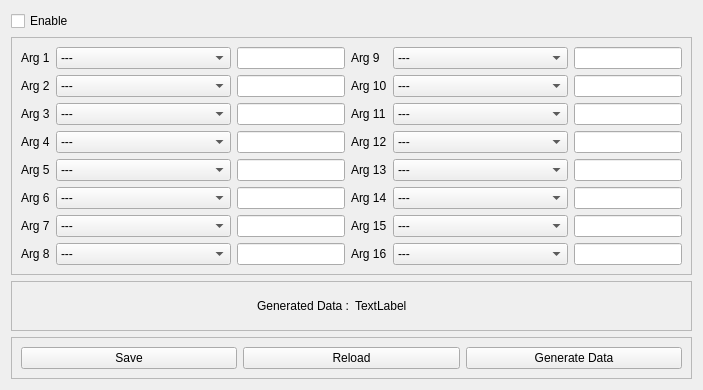
     <widget class="QWidget" name="tab_3">
      <attribute name="title">
       <string>Label 1 Argument</string>
      </attribute>
      <layout class="QVBoxLayout" name="verticalLayout_3">
       <item>
        <widget class="QCheckBox" name="checkBox_2">
         <property name="text">
          <string>Enable</string>
         </property>
        </widget>
       </item>
       <item>
        <widget class="QFrame" name="frame_4">
         <property name="sizePolicy">
          <sizepolicy hsizetype="Preferred" vsizetype="Expanding">
           <horstretch>0</horstretch>
           <verstretch>0</verstretch>
          </sizepolicy>
         </property>
         <property name="frameShape">
          <enum>QFrame::StyledPanel</enum>
         </property>
         <property name="frameShadow">
          <enum>QFrame::Raised</enum>
         </property>
         <layout class="QGridLayout" name="gridLayout_6">
          <item row="8" column="3">
           <widget class="QLabel" name="label_82">
            <property name="text">
             <string>Arg 14</string>
            </property>
           </widget>
          </item>
          <item row="9" column="0">
           <widget class="QLabel" name="label_83">
            <property name="text">
             <string>Arg 7</string>
            </property>
           </widget>
          </item>
          <item row="2" column="3">
           <widget class="QLabel" name="label_84">
            <property name="text">
             <string>Arg 10</string>
            </property>
           </widget>
          </item>
          <item row="3" column="3">
           <widget class="QLabel" name="label_85">
            <property name="text">
             <string>Arg 11</string>
            </property>
           </widget>
          </item>
          <item row="3" column="0">
           <widget class="QLabel" name="label_86">
            <property name="text">
             <string>Arg 3</string>
            </property>
           </widget>
          </item>
          <item row="0" column="0">
           <widget class="QLabel" name="label_87">
            <property name="text">
             <string>Arg 1</string>
            </property>
           </widget>
          </item>
          <item row="7" column="3">
           <widget class="QLabel" name="label_88">
            <property name="text">
             <string>Arg 13</string>
            </property>
           </widget>
          </item>
          <item row="7" column="2">
           <widget class="QLineEdit" name="Label1_arg5_value"/>
          </item>
          <item row="2" column="0">
           <widget class="QLabel" name="label_89">
            <property name="text">
             <string>Arg 2</string>
            </property>
           </widget>
          </item>
          <item row="7" column="0">
           <widget class="QLabel" name="label_90">
            <property name="text">
             <string>Arg 5</string>
            </property>
           </widget>
          </item>
          <item row="3" column="2">
           <widget class="QLineEdit" name="Label1_arg3_value"/>
          </item>
          <item row="5" column="2">
           <widget class="QLineEdit" name="Label1_arg4_value"/>
          </item>
          <item row="10" column="3">
           <widget class="QLabel" name="label_91">
            <property name="text">
             <string>Arg 16</string>
            </property>
           </widget>
          </item>
          <item row="0" column="2">
           <widget class="QLineEdit" name="Label1_arg1_value"/>
          </item>
          <item row="8" column="2">
           <widget class="QLineEdit" name="Label1_arg6_value"/>
          </item>
          <item row="8" column="0">
           <widget class="QLabel" name="label_92">
            <property name="text">
             <string>Arg 6</string>
            </property>
           </widget>
          </item>
          <item row="10" column="2">
           <widget class="QLineEdit" name="Label1_arg8_value"/>
          </item>
          <item row="10" column="0">
           <widget class="QLabel" name="label_93">
            <property name="text">
             <string>Arg 8</string>
            </property>
           </widget>
          </item>
          <item row="5" column="3">
           <widget class="QLabel" name="label_94">
            <property name="text">
             <string>Arg 12</string>
            </property>
           </widget>
          </item>
          <item row="9" column="3">
           <widget class="QLabel" name="label_95">
            <property name="text">
             <string>Arg 15</string>
            </property>
           </widget>
          </item>
          <item row="0" column="3">
           <widget class="QLabel" name="label_96">
            <property name="text">
             <string>Arg 9</string>
            </property>
           </widget>
          </item>
          <item row="5" column="0">
           <widget class="QLabel" name="label_97">
            <property name="text">
             <string>Arg 4</string>
            </property>
           </widget>
          </item>
          <item row="9" column="2">
           <widget class="QLineEdit" name="Label1_arg7_value"/>
          </item>
          <item row="2" column="2">
           <widget class="QLineEdit" name="Label1_arg2_value"/>
          </item>
          <item row="0" column="5">
           <widget class="QLineEdit" name="Label1_arg9_value"/>
          </item>
          <item row="2" column="5">
           <widget class="QLineEdit" name="Label1_arg10_value"/>
          </item>
          <item row="3" column="5">
           <widget class="QLineEdit" name="Label1_arg11_value"/>
          </item>
          <item row="5" column="5">
           <widget class="QLineEdit" name="Label1_arg12_value"/>
          </item>
          <item row="7" column="5">
           <widget class="QLineEdit" name="Label1_arg13_value"/>
          </item>
          <item row="8" column="5">
           <widget class="QLineEdit" name="Label1_arg14_value"/>
          </item>
          <item row="9" column="5">
           <widget class="QLineEdit" name="Label1_arg15_value"/>
          </item>
          <item row="10" column="5">
           <widget class="QLineEdit" name="Label1_arg16_value"/>
          </item>
          <item row="0" column="4">
           <widget class="QComboBox" name="Label1_arg9">
            <item>
             <property name="text">
              <string>---</string>
             </property>
            </item>
            <item>
             <property name="text">
              <string>Date (Enter Date Formate)</string>
             </property>
            </item>
            <item>
             <property name="text">
              <string>Time (Enter Time Formate)</string>
             </property>
            </item>
            <item>
             <property name="text">
              <string>Custom Text</string>
             </property>
            </item>
            <item>
             <property name="text">
              <string>Serial No.</string>
             </property>
            </item>
            <item>
             <property name="text">
              <string>New Item</string>
             </property>
            </item>
           </widget>
          </item>
          <item row="2" column="4">
           <widget class="QComboBox" name="Label1_arg10">
            <item>
             <property name="text">
              <string>---</string>
             </property>
            </item>
            <item>
             <property name="text">
              <string>Date (Enter Date Formate)</string>
             </property>
            </item>
            <item>
             <property name="text">
              <string>Time (Enter Time Formate)</string>
             </property>
            </item>
            <item>
             <property name="text">
              <string>Custom Text</string>
             </property>
            </item>
            <item>
             <property name="text">
              <string>Serial No.</string>
             </property>
            </item>
            <item>
             <property name="text">
              <string>New Item</string>
             </property>
            </item>
           </widget>
          </item>
          <item row="3" column="4">
           <widget class="QComboBox" name="Label1_arg11">
            <item>
             <property name="text">
              <string>---</string>
             </property>
            </item>
            <item>
             <property name="text">
              <string>Date (Enter Date Formate)</string>
             </property>
            </item>
            <item>
             <property name="text">
              <string>Time (Enter Time Formate)</string>
             </property>
            </item>
            <item>
             <property name="text">
              <string>Custom Text</string>
             </property>
            </item>
            <item>
             <property name="text">
              <string>Serial No.</string>
             </property>
            </item>
            <item>
             <property name="text">
              <string>New Item</string>
             </property>
            </item>
           </widget>
          </item>
          <item row="5" column="4">
           <widget class="QComboBox" name="Label1_arg12">
            <item>
             <property name="text">
              <string>---</string>
             </property>
            </item>
            <item>
             <property name="text">
              <string>Date (Enter Date Formate)</string>
             </property>
            </item>
            <item>
             <property name="text">
              <string>Time (Enter Time Formate)</string>
             </property>
            </item>
            <item>
             <property name="text">
              <string>Custom Text</string>
             </property>
            </item>
            <item>
             <property name="text">
              <string>Serial No.</string>
             </property>
            </item>
            <item>
             <property name="text">
              <string>New Item</string>
             </property>
            </item>
           </widget>
          </item>
          <item row="7" column="4">
           <widget class="QComboBox" name="Label1_arg13">
            <item>
             <property name="text">
              <string>---</string>
             </property>
            </item>
            <item>
             <property name="text">
              <string>Date (Enter Date Formate)</string>
             </property>
            </item>
            <item>
             <property name="text">
              <string>Time (Enter Time Formate)</string>
             </property>
            </item>
            <item>
             <property name="text">
              <string>Custom Text</string>
             </property>
            </item>
            <item>
             <property name="text">
              <string>Serial No.</string>
             </property>
            </item>
            <item>
             <property name="text">
              <string>New Item</string>
             </property>
            </item>
           </widget>
          </item>
          <item row="8" column="4">
           <widget class="QComboBox" name="Label1_arg14">
            <item>
             <property name="text">
              <string>---</string>
             </property>
            </item>
            <item>
             <property name="text">
              <string>Date (Enter Date Formate)</string>
             </property>
            </item>
            <item>
             <property name="text">
              <string>Time (Enter Time Formate)</string>
             </property>
            </item>
            <item>
             <property name="text">
              <string>Custom Text</string>
             </property>
            </item>
            <item>
             <property name="text">
              <string>Serial No.</string>
             </property>
            </item>
            <item>
             <property name="text">
              <string>New Item</string>
             </property>
            </item>
           </widget>
          </item>
          <item row="9" column="4">
           <widget class="QComboBox" name="Label1_arg15">
            <item>
             <property name="text">
              <string>---</string>
             </property>
            </item>
            <item>
             <property name="text">
              <string>Date (Enter Date Formate)</string>
             </property>
            </item>
            <item>
             <property name="text">
              <string>Time (Enter Time Formate)</string>
             </property>
            </item>
            <item>
             <property name="text">
              <string>Custom Text</string>
             </property>
            </item>
            <item>
             <property name="text">
              <string>Serial No.</string>
             </property>
            </item>
            <item>
             <property name="text">
              <string>New Item</string>
             </property>
            </item>
           </widget>
          </item>
          <item row="10" column="4">
           <widget class="QComboBox" name="Label1_arg16">
            <item>
             <property name="text">
              <string>---</string>
             </property>
            </item>
            <item>
             <property name="text">
              <string>Date (Enter Date Formate)</string>
             </property>
            </item>
            <item>
             <property name="text">
              <string>Time (Enter Time Formate)</string>
             </property>
            </item>
            <item>
             <property name="text">
              <string>Custom Text</string>
             </property>
            </item>
            <item>
             <property name="text">
              <string>Serial No.</string>
             </property>
            </item>
            <item>
             <property name="text">
              <string>New Item</string>
             </property>
            </item>
           </widget>
          </item>
          <item row="2" column="1">
           <widget class="QComboBox" name="Label1_arg2">
            <item>
             <property name="text">
              <string>---</string>
             </property>
            </item>
            <item>
             <property name="text">
              <string>Date (Enter Date Formate)</string>
             </property>
            </item>
            <item>
             <property name="text">
              <string>Time (Enter Time Formate)</string>
             </property>
            </item>
            <item>
             <property name="text">
              <string>Custom Text</string>
             </property>
            </item>
            <item>
             <property name="text">
              <string>Serial No.</string>
             </property>
            </item>
            <item>
             <property name="text">
              <string>New Item</string>
             </property>
            </item>
           </widget>
          </item>
          <item row="0" column="1">
           <widget class="QComboBox" name="Label1_arg1">
            <item>
             <property name="text">
              <string>---</string>
             </property>
            </item>
            <item>
             <property name="text">
              <string>Date (Enter Date Formate)</string>
             </property>
            </item>
            <item>
             <property name="text">
              <string>Time (Enter Time Formate)</string>
             </property>
            </item>
            <item>
             <property name="text">
              <string>Custom Text</string>
             </property>
            </item>
            <item>
             <property name="text">
              <string>Serial No.</string>
             </property>
            </item>
            <item>
             <property name="text">
              <string>New Item</string>
             </property>
            </item>
           </widget>
          </item>
          <item row="3" column="1">
           <widget class="QComboBox" name="Label1_arg3">
            <item>
             <property name="text">
              <string>---</string>
             </property>
            </item>
            <item>
             <property name="text">
              <string>Date (Enter Date Formate)</string>
             </property>
            </item>
            <item>
             <property name="text">
              <string>Time (Enter Time Formate)</string>
             </property>
            </item>
            <item>
             <property name="text">
              <string>Custom Text</string>
             </property>
            </item>
            <item>
             <property name="text">
              <string>Serial No.</string>
             </property>
            </item>
            <item>
             <property name="text">
              <string>New Item</string>
             </property>
            </item>
           </widget>
          </item>
          <item row="5" column="1">
           <widget class="QComboBox" name="Label1_arg4">
            <item>
             <property name="text">
              <string>---</string>
             </property>
            </item>
            <item>
             <property name="text">
              <string>Date (Enter Date Formate)</string>
             </property>
            </item>
            <item>
             <property name="text">
              <string>Time (Enter Time Formate)</string>
             </property>
            </item>
            <item>
             <property name="text">
              <string>Custom Text</string>
             </property>
            </item>
            <item>
             <property name="text">
              <string>Serial No.</string>
             </property>
            </item>
            <item>
             <property name="text">
              <string>New Item</string>
             </property>
            </item>
           </widget>
          </item>
          <item row="7" column="1">
           <widget class="QComboBox" name="Label1_arg5">
            <item>
             <property name="text">
              <string>---</string>
             </property>
            </item>
            <item>
             <property name="text">
              <string>Date (Enter Date Formate)</string>
             </property>
            </item>
            <item>
             <property name="text">
              <string>Time (Enter Time Formate)</string>
             </property>
            </item>
            <item>
             <property name="text">
              <string>Custom Text</string>
             </property>
            </item>
            <item>
             <property name="text">
              <string>Serial No.</string>
             </property>
            </item>
            <item>
             <property name="text">
              <string>New Item</string>
             </property>
            </item>
           </widget>
          </item>
          <item row="8" column="1">
           <widget class="QComboBox" name="Label1_arg6">
            <item>
             <property name="text">
              <string>---</string>
             </property>
            </item>
            <item>
             <property name="text">
              <string>Date (Enter Date Formate)</string>
             </property>
            </item>
            <item>
             <property name="text">
              <string>Time (Enter Time Formate)</string>
             </property>
            </item>
            <item>
             <property name="text">
              <string>Custom Text</string>
             </property>
            </item>
            <item>
             <property name="text">
              <string>Serial No.</string>
             </property>
            </item>
            <item>
             <property name="text">
              <string>New Item</string>
             </property>
            </item>
           </widget>
          </item>
          <item row="9" column="1">
           <widget class="QComboBox" name="Label1_arg7">
            <item>
             <property name="text">
              <string>---</string>
             </property>
            </item>
            <item>
             <property name="text">
              <string>Date (Enter Date Formate)</string>
             </property>
            </item>
            <item>
             <property name="text">
              <string>Time (Enter Time Formate)</string>
             </property>
            </item>
            <item>
             <property name="text">
              <string>Custom Text</string>
             </property>
            </item>
            <item>
             <property name="text">
              <string>Serial No.</string>
             </property>
            </item>
            <item>
             <property name="text">
              <string>New Item</string>
             </property>
            </item>
           </widget>
          </item>
          <item row="10" column="1">
           <widget class="QComboBox" name="Label1_arg8">
            <item>
             <property name="text">
              <string>---</string>
             </property>
            </item>
            <item>
             <property name="text">
              <string>Date (Enter Date Formate)</string>
             </property>
            </item>
            <item>
             <property name="text">
              <string>Time (Enter Time Formate)</string>
             </property>
            </item>
            <item>
             <property name="text">
              <string>Custom Text</string>
             </property>
            </item>
            <item>
             <property name="text">
              <string>Serial No.</string>
             </property>
            </item>
            <item>
             <property name="text">
              <string>New Item</string>
             </property>
            </item>
           </widget>
          </item>
         </layout>
        </widget>
       </item>
       <item>
        <widget class="QFrame" name="frame_16">
         <property name="minimumSize">
          <size>
           <width>0</width>
           <height>50</height>
          </size>
         </property>
         <property name="frameShape">
          <enum>QFrame::StyledPanel</enum>
         </property>
         <property name="frameShadow">
          <enum>QFrame::Raised</enum>
         </property>
         <layout class="QHBoxLayout" name="horizontalLayout_13">
          <item alignment="Qt::AlignRight">
           <widget class="QLabel" name="label_150">
            <property name="text">
             <string>Generated Data :</string>
            </property>
           </widget>
          </item>
          <item alignment="Qt::AlignLeft">
           <widget class="QLabel" name="label_151">
            <property name="text">
             <string>TextLabel</string>
            </property>
           </widget>
          </item>
         </layout>
        </widget>
       </item>
       <item>
        <widget class="QFrame" name="frame_3">
         <property name="frameShape">
          <enum>QFrame::StyledPanel</enum>
         </property>
         <property name="frameShadow">
          <enum>QFrame::Raised</enum>
         </property>
         <layout class="QHBoxLayout" name="horizontalLayout_6">
          <item>
           <widget class="QPushButton" name="pushButton_16">
            <property name="text">
             <string>Save</string>
            </property>
           </widget>
          </item>
          <item>
           <widget class="QPushButton" name="pushButton_17">
            <property name="text">
             <string>Reload</string>
            </property>
           </widget>
          </item>
          <item>
           <widget class="QPushButton" name="pushButton_18">
            <property name="text">
             <string>Generate Data</string>
            </property>
           </widget>
          </item>
         </layout>
        </widget>
       </item>
      </layout>
     </widget>
